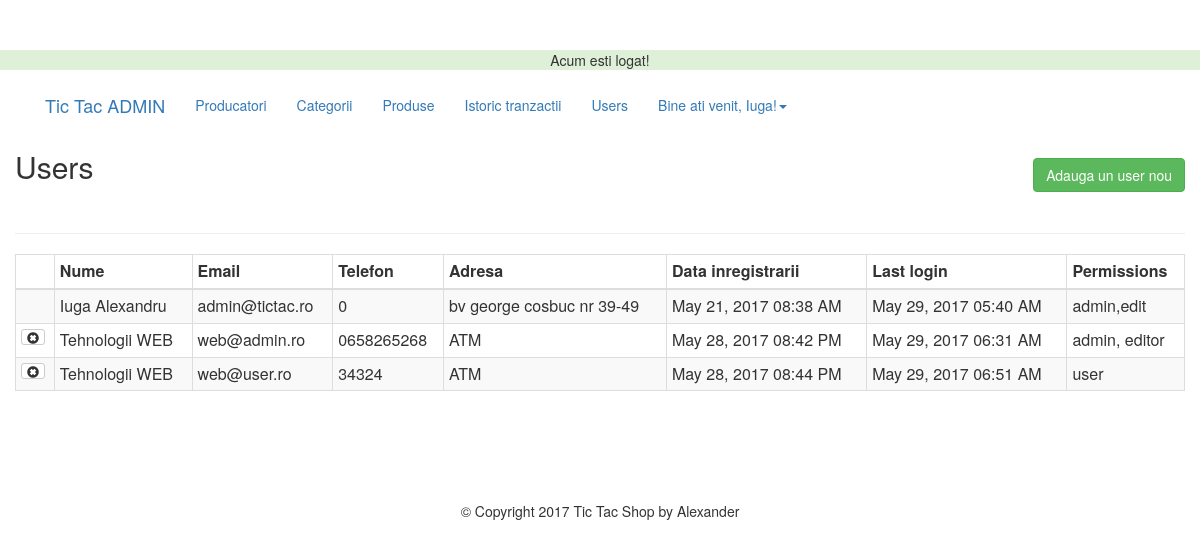
The page /admin/users.php (signed in) on the database its author committed.
### tables this page shows
CREATE TABLE `users` (
  `id` int(11) NOT NULL,
  `full_name` varchar(256) NOT NULL,
  `email` varchar(175) NOT NULL,
  `telefon` varchar(10) NOT NULL DEFAULT '0',
  `adresa` varchar(256) NOT NULL,
  `password` varchar(256) NOT NULL,
  `status` varchar(10) NOT NULL DEFAULT 'activ',
  `permissions` varchar(30) NOT NULL,
  `last_login` timestamp NOT NULL DEFAULT CURRENT_TIMESTAMP ON UPDATE CURRENT_TIMESTAMP,
  `join_date` timestamp NOT NULL DEFAULT CURRENT_TIMESTAMP
);

### helpers/helpers.php (called while the page is built, shortened)
<?php
 function pretty_date($date){
   return date("M d, Y h:i A", strtotime($date));
 }
 ?>

### admin/users.php (the view, shortened to what this page needs)
<?php
	require_once $_SERVER['DOCUMENT_ROOT'].'/_webProject/core/init.php';
  include 'includes/head.php';
  include 'includes/navigation.php';
	if (isset($_GET['add'])) {
		$name=((isset($_POST['name']))?sanitize($_POST['name']):'');
		$email=((isset($_POST['email']))?sanitize($_POST['email']):'');
		$password=((isset($_POST['password']))?sanitize($_POST['password']):'');
		$confirm=((isset($_POST['confirm']))?sanitize($_POST['confirm']):'');
		$adresa=((isset($_POST['adresa']))?sanitize($_POST['adresa']):'');
		$telefon=((isset($_POST['telefon']))?sanitize($_POST['telefon']):'');
		$permissions=((isset($_POST['permissions']))?sanitize($_POST['permissions']):'');
		$errors=array();
		if ($_POST) {
			$emailQuery=$db->query("SELECT * from users where email='$email'");
			$emailCount=mysqli_num_rows($emailQuery);
			if($emailCount!=0){
				$errors[]='Acest email exista deja in baza de date!';
			}
			$required=array('name','email','adresa','telefon','password','confirm','permissions');
			foreach ($required as $f) {
				if (empty($_POST[$f])) {
					$errors[]='Trebuie sa completati toate campurile!';
					break;
				}
			}
			if(strlen($password)<6)
			{
				$errors[]='Parola aleasa trebuie sa fie de minim 6 caractere!';
			}
			if($password!=$confirm)
			{
				$errors[]='Parolele nu coincid!';
			}
			if (!filter_var($email,FILTER_VALIDATE_EMAIL)) {
				$errors[]='Trebuie sa introduceti un email valid!';
			}
			if(!empty($errors))
			{
				echo display_errors($errors);
			}
			else{
				$hashed=password_hash($password,PASSWORD_DEFAULT);
				$db->query("INSERT into users (full_name,email, telefon, adresa, password,permissions) values('$name','$email','$telefon','$adresa','$hashed','$permissions') ");
				$_SESSION['succes_flash']='Utilizatorul a fost aduagat cu succes!';
				header('Location:users.php');
			}
		}
		?>
			<h2 class="text-center">Adauga un user nou</h2<hr>
			<form class="" action="users.php?add=1" method="post">
				<div class="form-group  col-md-6">
					<label for="name">Nume complet:</label>
					<input type="text" name="name" id="name" class="form-control" value="<?=$name;?>">
				</div>
				<div class="form-group col-md-6">
					<label for="email">Email:</label>
					<input type="text" name="email" id="email" class="form-control" value="<?=$email;?>">
				</div>
				<div class="form-group col-md-6 ">
					<label for="password">Parola:</label>
					<input type="password" name="password" id="password" class="form-control" value="<?=$password;?>">
				</div>
				<div class="form-group  col-md-6">
					<label for="confirm">Confirma parola:</label>
					<input type="password" name="confirm" id="confirm" class="form-control" value="<?=$confirm;?>">
				</div>
				<div class="form-group col-md-6 ">
					<label for="telefon">Telefon:</label>
					<input type="text" name="telefon" id="telefon" class="form-control" value="<?=$telefon;?>">
				</div>
				<div class="form-group col-md-6 ">
					<label for="adresa">Adresa:</label>
					<input type="text" name="adresa" id="adresa" class="form-control" value="<?=$adresa;?>">
				</div>
				<div class="form-group col-md-6 ">
					<label for="permisiuni">Permisiuni:</label>
					<select class="form-control" name="permissions">
						<option value="user"<?=(($permissions=='')?'selected':'user');?>>User</option>
						<option value="editor"<?=(($permissions=='editor')?'selected':'');?>>Editor</option>
						<option value="admin, editor"<?=(($permissions=='')?'selected':'admin,editor');?>>Administrator</option>
					</select>
				</div>
				<div class="form-group col-md-6 text-right" style="margin-top:25px;">
					<a href="users.php" class="btn btn-default">Anulare</a>
					<input type="submit" name="" value="Adauga user" class="btn btn-primary">
				</div>
			</form>
		<?php
	}else {
	$userQuery=$db->query("SELECT * from users order by full_name");
  ?>
  <h2>Users</h2>
	<a href="users.php?add=1" class="pull-right btn btn-success" id="add_product_btn">Adauga un user nou</a>
	<br>
	<hr>
	<table class="table table-bordered table-striped table-condensed">
		<thead>
			<th></th>
			<th>Nume</th>
			<th>Email</th>
			<th>Telefon</th>
			<th>Adresa</th>
			<th>Data inregistrarii</th>
			<th>Last login</th>
			<th>Permissions</th>
		</thead>
		<tbody>
			<?php while($user=mysqli_fetch_assoc($userQuery)): ?>
				<tr>
					<td>
						<?php if($user['id']!=$user_data['id']): ?>
							<a href="users.php?delete=<?=$user['id']?>" class="btn btn-default btn-xs"><span class="glyphicon glyphicon-remove-sign"></span></a>
						<?php endif ; ?>
					</td>
					<td><?=$user['full_name'];?></td>
					<td><?=$user['email'];?></td>
					<td><?=$user['telefon'];?></td>
					<td><?=$user['adresa'];?></td>
					<td><?=pretty_date($user['join_date']);?></td>
					<td><?=(($user['last_login']=='0000-00-00 00:00')?'NEVER':pretty_date($user['last_login']));?></td>
					<td><?=$user['permissions'];?></td>
				</tr>
			<?php endwhile; ?>
		</tbody>
	</table>
  <?php }include 'includes/footer.php'; ?>

### css/main.css (style rules this page uses)
body { padding-top: 50px; }
a#add_product_btn { margin-top:-35px; margin-bottom:35px; }

### rows shown on the page
users: full_name "Iuga Alexandru", email "admin@tictac.ro", telefon "0", adresa "bv george cosbuc nr 39-49", join_date "May 21, 2017 08:38 AM", last_login "May 29, 2017 05:40 AM", permissions "admin,edit"
users: full_name "Tehnologii WEB", email "web@admin.ro", telefon "0658265268", adresa "ATM", join_date "May 28, 2017 08:42 PM", last_login "May 29, 2017 06:31 AM", permissions "admin, editor"
users: full_name "Tehnologii WEB", email "web@user.ro", telefon "34324", adresa "ATM", join_date "May 28, 2017 08:44 PM", last_login "May 29, 2017 06:51 AM", permissions "user"

### other values the page prints
$_SESSION['success_flash'] "Acum esti logat!"
$user_data['first'] "Iuga"
